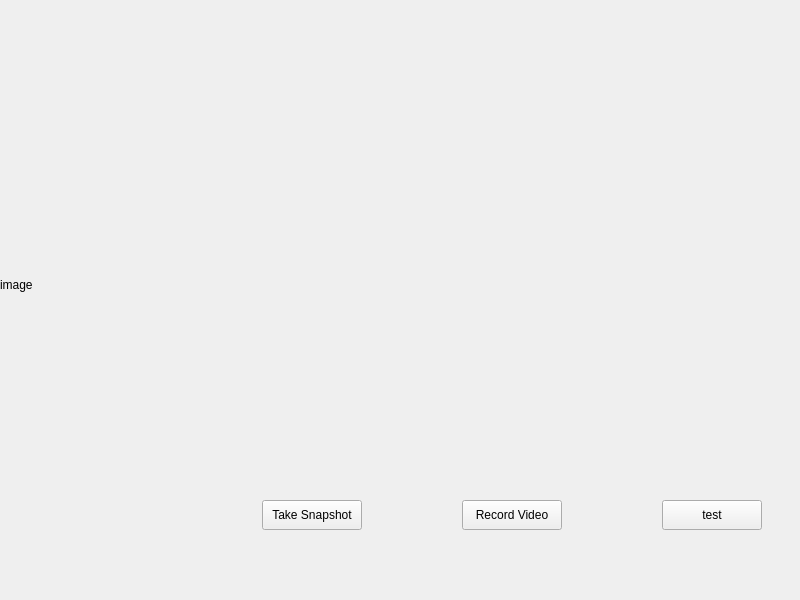
<?xml version="1.0" encoding="UTF-8"?>
<ui version="4.0">
 <class>MainWindow</class>
 <widget class="QMainWindow" name="MainWindow">
  <property name="geometry">
   <rect>
    <x>0</x>
    <y>0</y>
    <width>800</width>
    <height>600</height>
   </rect>
  </property>
  <property name="windowTitle">
   <string>MainWindow</string>
  </property>
  <widget class="QWidget" name="centralWidget">
   <widget class="QLabel" name="imageLabel">
    <property name="geometry">
     <rect>
      <x>0</x>
      <y>-25</y>
      <width>1024</width>
      <height>620</height>
     </rect>
    </property>
    <property name="sizePolicy">
     <sizepolicy hsizetype="Fixed" vsizetype="Fixed">
      <horstretch>0</horstretch>
      <verstretch>0</verstretch>
     </sizepolicy>
    </property>
    <property name="text">
     <string>image</string>
    </property>
   </widget>
   <widget class="QPushButton" name="snapshotButton">
    <property name="geometry">
     <rect>
      <x>262</x>
      <y>500</y>
      <width>100</width>
      <height>30</height>
     </rect>
    </property>
    <property name="text">
     <string>Take Snapshot</string>
    </property>
   </widget>
   <widget class="QPushButton" name="recordButton">
    <property name="geometry">
     <rect>
      <x>462</x>
      <y>500</y>
      <width>100</width>
      <height>30</height>
     </rect>
    </property>
    <property name="sizePolicy">
     <sizepolicy hsizetype="Minimum" vsizetype="Fixed">
      <horstretch>0</horstretch>
      <verstretch>0</verstretch>
     </sizepolicy>
    </property>
    <property name="text">
     <string>Record Video</string>
    </property>
   </widget>
   <widget class="QPushButton" name="testButton">
    <property name="geometry">
     <rect>
      <x>662</x>
      <y>500</y>
      <width>100</width>
      <height>30</height>
     </rect>
    </property>
    <property name="text">
     <string>test</string>
    </property>
   </widget>
  </widget>
 </widget>
 <layoutdefault spacing="6" margin="11"/>
 <resources/>
 <connections/>
</ui>
